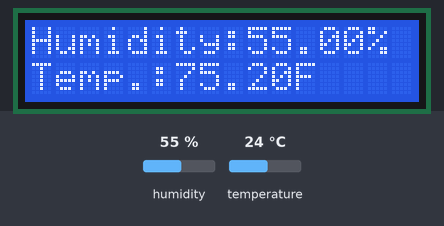
Bench run of a sketch on a simulated Arduino Uno, built with avr-gcc and run on an emulated ATmega328P. On the bench: 16×2 character LCD. The inputs (shaded band) are chosen by the test bench; at power-on: humidity 55 %, temperature 24 °C.

Above: at 4.2 s.
4.3 s: humidity set to 22 %
At 6.3 s:
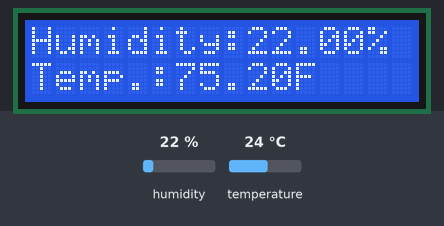
6.6 s: temperature set to 12 °C
At 7.6 s:
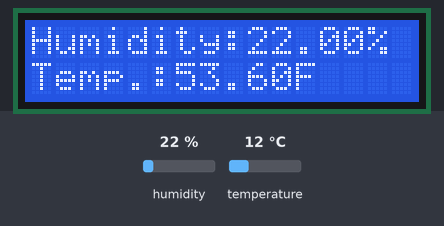
8.7 s: humidity set to 40 %
At 10.1 s:
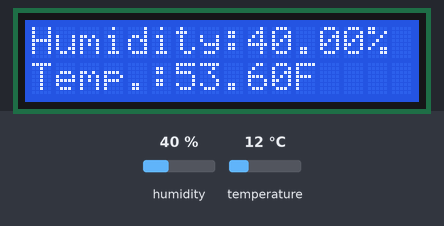
10.7 s: temperature set to 19 °C
At 12.6 s:
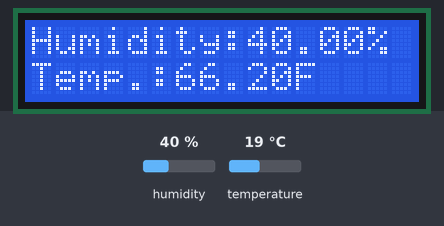
Timing chart, 0 to 13.8 s (numbered marks = the images above; inputs shaded):
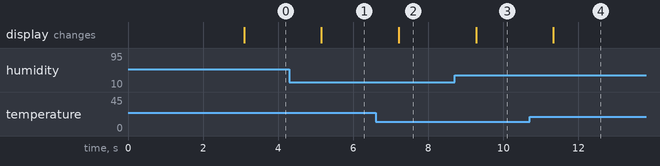

The sketch:

DHT_with_LED.ino
```cpp
#include <dht11.h>
#include <LiquidCrystal.h>
#define DHT11PIN 8
dht11 DHT11;
float tempF = 0.0;
LiquidCrystal lcd(12,11,5,4,3,2);
void setup() {
  lcd.begin(16, 2);
  lcd.print("Initializing...");
  Serial.begin(9600);
  delay(3000); }
void loop() {
  lcd.clear();
  int chk = DHT11.read(DHT11PIN);
  tempF = ((float)DHT11.temperature*9.0/5.0) + 32.0;
  lcd.print("Humidity:");
  lcd.print((float)DHT11.humidity);
  lcd.print("%");
  lcd.setCursor(0,1);
  lcd.print("Temp.:");
  lcd.print(tempF);
  lcd.print("F");
  delay(1000); }
```

Measured:
- after the input at 4.3 s, the display: changes after 0.85 s (image 1)
- after the input at 6.6 s, the display: changes after 0.61 s (image 2)
- after the input at 8.7 s, the display: changes after 0.57 s (image 3)
- after the input at 10.7 s, the display: changes after 0.63 s (image 4)
